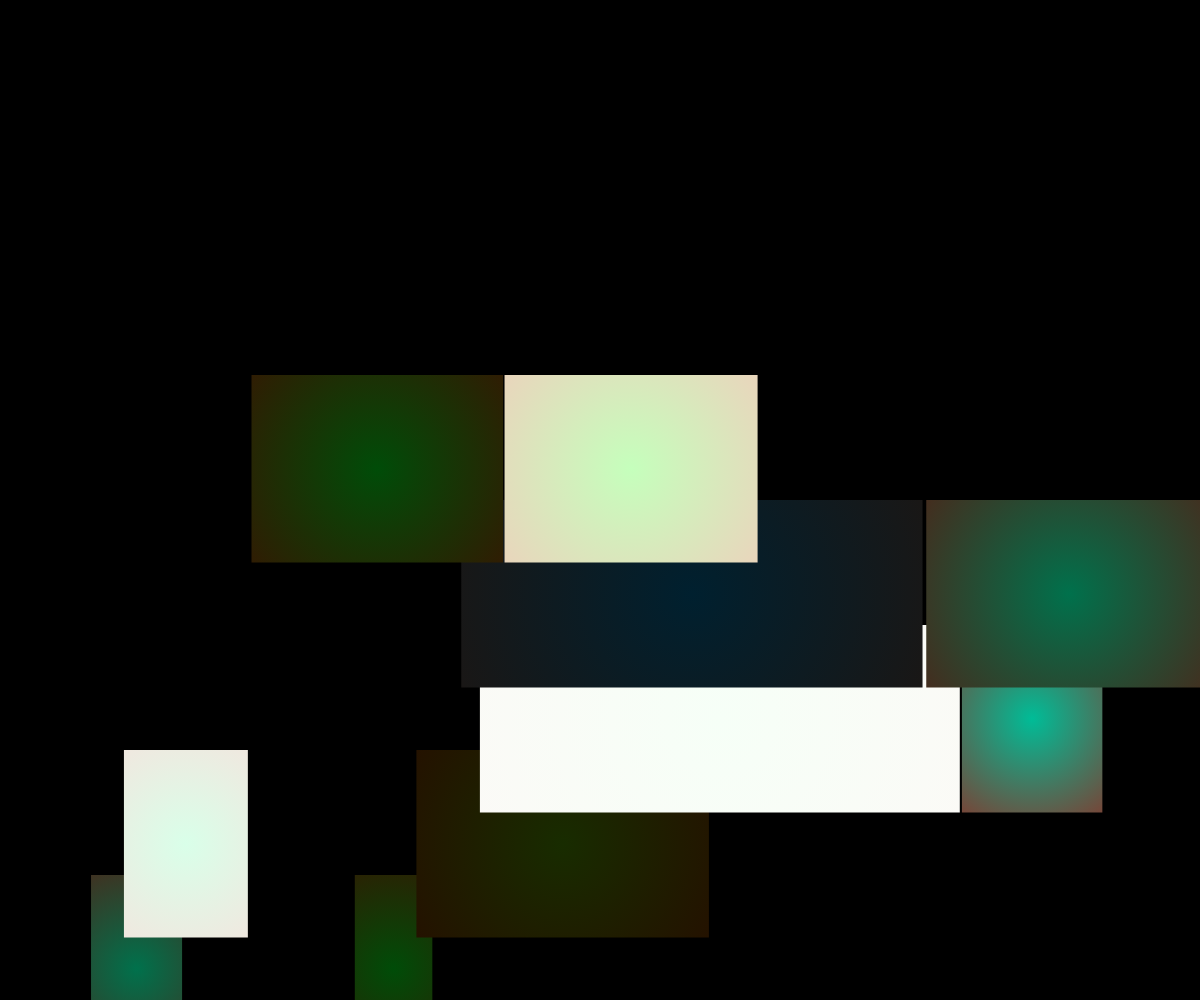
Frame 1 (no input)
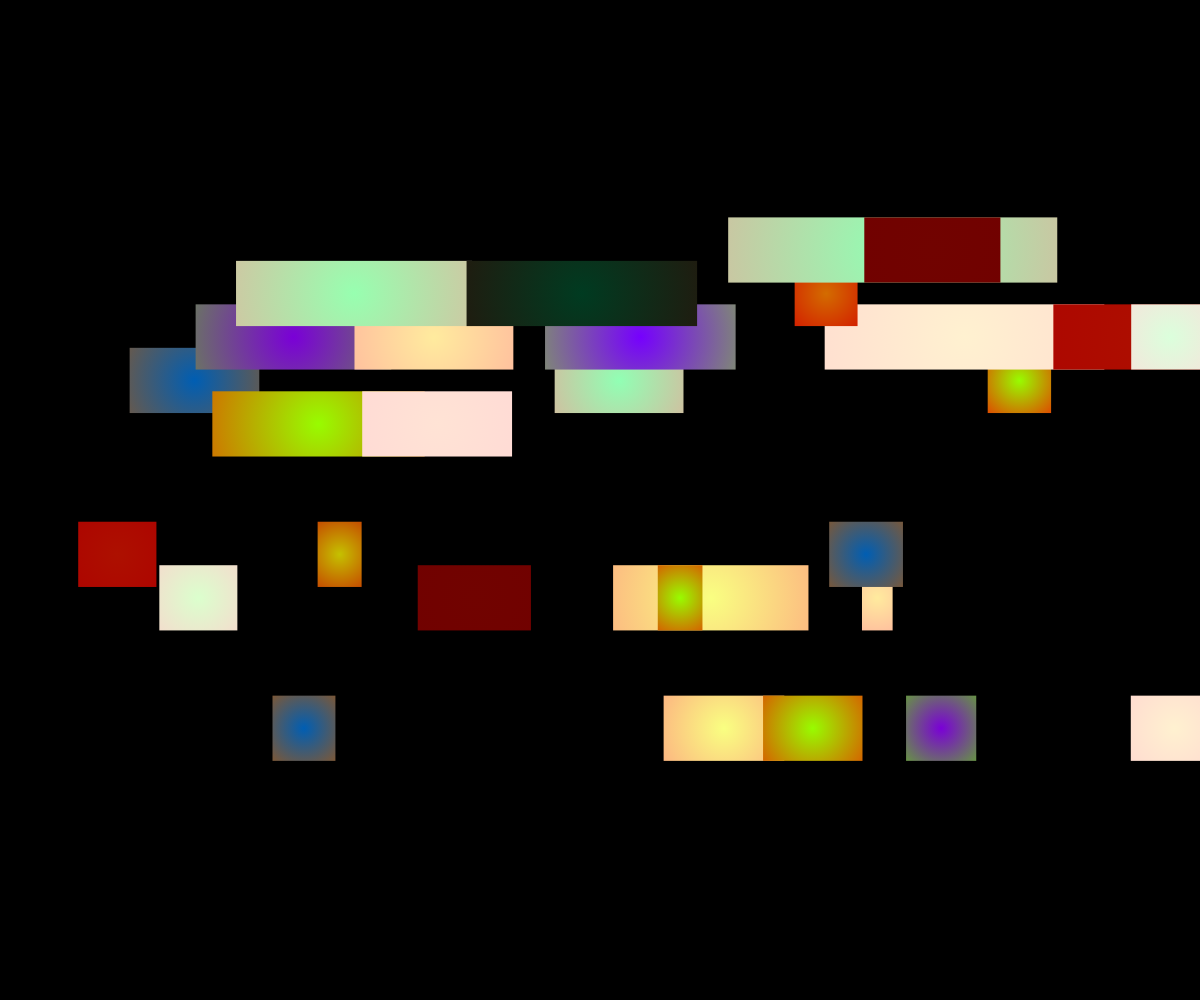
Frame 2 (the mouse pressed at the canvas centre, redrawn once)

The p5.js sketch that drew these frames (run headless with seeded random() and noise() and a simulated clock; the mouse was pressed at the canvas centre and the sketch redrawn once):

// p5.js sketch
// ── sketch.js
'use strict';

var colorCount = 20;
var hueValues = [];
var saturationValues = [];
var brightnessValues = [];
var alphaValue = 100;

function setup() {
  createCanvas(windowWidth, windowHeight);
  colorMode(HSB, 360, 100, 100, 100);
  noStroke();
}

function draw() {
  noLoop();
  background(0);

  for (var i = 0; i < colorCount; i++) {
    if (i % 2 == 0) {
      hueValues[i] = random(180);
      saturationValues[i] = random(50);
      brightnessValues[i] = 100;
    } else {
      hueValues[i] = random(360);
      saturationValues[i] = 100;
      brightnessValues[i] = random(100);
    }
  }

  var counter = 0;
  // tile count picks an integer value between 5 and 30 to determine how many rows are created
  // tile height determines the height of the tiles depending on the number of rows
  var tileCountY = int(random(5, 30));
  var tileHeight = height / tileCountY;

  // seperate each row in parts
  for (var gridY = tileCountY; gridY >= 0; gridY--) {
    // how many rectangles in each row depends on the tileCountY value plus 1.
    // this insures the value of gridY is never a negative value
    var numRect = gridY + 1;
    var parts = [];

    for (var i = 0; i < numRect; i++) {
        //when random is declared with no value this means that the range of random values inspect
        //between 0 and 1
        //if the random number chosen is less than 0.075 then a random number of fragments are created
        //the random number of fragments is between 2 and 20 and will be an integer
        // we then enter the for loop which pushes random values into the parts array between 0 and 2
        // else if the random value is greater than 0.075 then a random number between 2 and 20 is pushed to the parts array
      if (random() < 0.075) {
        var fragments = int(random(2, 20));
        numRect = numRect + fragments;
        for (var ii = 0; ii < fragments; ii++) {
          parts.push(random(2));
        }
      } else {
        parts.push(random(2, 20));
      }
    }

    // add all the parts from the parts array together to get the total
    //the totalParts is equated by adding totalParts to the value that is incremented
    //through the parts array
    var totalParts = 0;
    for (var j = 0; j < numRect; j++) {
      totalParts += parts[j];
    }
    // draw rects for each row depending on the value of the parts array
    var currentParts = 0;
    for (var gridX = 0; gridX < parts.length; gridX++) {
      currentParts += parts[gridX];

      //if the random number is less than 0.45 with the range going between 0 and 1
      //create the following rectangles
      if (random() < 0.45) {
        //the starting position of the x value is determined by the value of the gridX which is incremented with each loop
        var w = map(parts[gridX], 0, totalParts, 0, width);
        //the overlapping is created by increasing the tileHeight by 50 per cent
        var h = tileHeight * 1.5;
        //takes the value from the variable currentParts to determine the first x position
        var px1 = map(currentParts, 0, totalParts, 0, width);
        var px2 = px1 + w;
        var py1 = tileHeight * i;
        var py2 = py1 + h;

        var index = counter % colorCount;
        var col1 = color(hueValues[index], saturationValues[index], brightnessValues[index], alphaValue);
        // create complementary color
        // the hue value is subtracted by 180 to gain a new hue that will complement the index color of the first color, the saturation and brightness
        // will remain the same
        var col2 = color(hueValues[index] - 180, saturationValues[index], brightnessValues[index], alphaValue);
        centerGradient(px1, py1, 0, px2, py2, max(w, h), col1, col2);
      }

      counter++;
    }
  }
}
// this function can be used for creating circles with a radial gradient
//however in this example we are using it to create a radial gradient for a rectangle
function centerGradient(x1, y1, r1, x2, y2, r2, c1, c2) {
  var ctx = drawingContext; // global canvas context p5.js var
  var cx = x1 + (x2 - x1) / 2; //the centre of the circles x coordinates
  var cy = y1 + (y2 - y1) / 2; //the centre of the circles y coordinates
  //method is specified by six parameters, three defining the gradient's start circle, and three defining the end circle
  var grd = ctx.createRadialGradient(cx, cy, r1, cx, cy, r2);
  //a color stop allows for a start and end color to be determined so that the colors inbetween can be interpolated between the two values
  //grd.addColorStop(x, 'color'); the x value determines where in the in the gradient the color begins. If the value is 0 the color placed
  //will be the starting color, if the value is 0.7 it determines the color at 7 tenths of the gradient. The x value is this example can only be
  //between 0 and 1.
  grd.addColorStop(0, c1.toString());
  grd.addColorStop(1, c2.toString());
	ctx.fillStyle = grd;
    //by taking x1 and y1 away from x2 and y2 respectively the size of the rectangles is determined
	ctx.fillRect(x1, y1, x2 - x1, y2 - y1);
}
